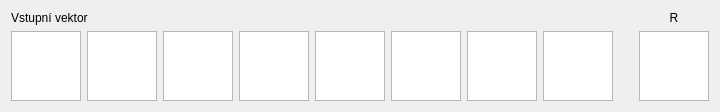
  <widget class="QWidget" name="layoutWidget">
   <property name="geometry">
    <rect>
     <x>110</x>
     <y>100</y>
     <width>471</width>
     <height>98</height>
    </rect>
   </property>
   <layout class="QHBoxLayout" name="horizontalLayout">
    <item>
     <layout class="QVBoxLayout" name="verticalLayout_2">
      <item>
       <widget class="QLabel" name="label">
        <property name="text">
         <string>Vstupní vektor</string>
        </property>
       </widget>
      </item>
      <item>
       <layout class="QHBoxLayout" name="horizontalLayout_26">
        <item>
         <widget class="QTextEdit" name="textEdit_input_1">
          <property name="enabled">
           <bool>true</bool>
          </property>
          <property name="html">
           <string>&lt;!DOCTYPE HTML PUBLIC &quot;-//W3C//DTD HTML 4.0//EN&quot; &quot;http://www.w3.org/TR/REC-html40/strict.dtd&quot;&gt;
&lt;html&gt;&lt;head&gt;&lt;meta name=&quot;qrichtext&quot; content=&quot;1&quot; /&gt;&lt;meta charset=&quot;utf-8&quot; /&gt;&lt;style type=&quot;text/css&quot;&gt;
p, li { white-space: pre-wrap; }
hr { height: 1px; border-width: 0; }
&lt;/style&gt;&lt;/head&gt;&lt;body style=&quot; font-family:'Segoe UI'; font-size:9pt; font-weight:400; font-style:normal;&quot;&gt;
&lt;p align=&quot;center&quot; style=&quot;-qt-paragraph-type:empty; margin-top:0px; margin-bottom:0px; margin-left:0px; margin-right:0px; -qt-block-indent:0; text-indent:0px;&quot;&gt;&lt;br /&gt;&lt;/p&gt;&lt;/body&gt;&lt;/html&gt;</string>
          </property>
         </widget>
        </item>
        <item>
         <widget class="QTextEdit" name="textEdit_input_2">
          <property name="enabled">
           <bool>true</bool>
          </property>
          <property name="html">
           <string>&lt;!DOCTYPE HTML PUBLIC &quot;-//W3C//DTD HTML 4.0//EN&quot; &quot;http://www.w3.org/TR/REC-html40/strict.dtd&quot;&gt;
&lt;html&gt;&lt;head&gt;&lt;meta name=&quot;qrichtext&quot; content=&quot;1&quot; /&gt;&lt;meta charset=&quot;utf-8&quot; /&gt;&lt;style type=&quot;text/css&quot;&gt;
p, li { white-space: pre-wrap; }
hr { height: 1px; border-width: 0; }
&lt;/style&gt;&lt;/head&gt;&lt;body style=&quot; font-family:'Segoe UI'; font-size:9pt; font-weight:400; font-style:normal;&quot;&gt;
&lt;p align=&quot;center&quot; style=&quot;-qt-paragraph-type:empty; margin-top:0px; margin-bottom:0px; margin-left:0px; margin-right:0px; -qt-block-indent:0; text-indent:0px;&quot;&gt;&lt;br /&gt;&lt;/p&gt;&lt;/body&gt;&lt;/html&gt;</string>
          </property>
         </widget>
        </item>
        <item>
         <widget class="QTextEdit" name="textEdit_input_3">
          <property name="enabled">
           <bool>true</bool>
          </property>
          <property name="html">
           <string>&lt;!DOCTYPE HTML PUBLIC &quot;-//W3C//DTD HTML 4.0//EN&quot; &quot;http://www.w3.org/TR/REC-html40/strict.dtd&quot;&gt;
&lt;html&gt;&lt;head&gt;&lt;meta name=&quot;qrichtext&quot; content=&quot;1&quot; /&gt;&lt;meta charset=&quot;utf-8&quot; /&gt;&lt;style type=&quot;text/css&quot;&gt;
p, li { white-space: pre-wrap; }
hr { height: 1px; border-width: 0; }
&lt;/style&gt;&lt;/head&gt;&lt;body style=&quot; font-family:'Segoe UI'; font-size:9pt; font-weight:400; font-style:normal;&quot;&gt;
&lt;p align=&quot;center&quot; style=&quot;-qt-paragraph-type:empty; margin-top:0px; margin-bottom:0px; margin-left:0px; margin-right:0px; -qt-block-indent:0; text-indent:0px;&quot;&gt;&lt;br /&gt;&lt;/p&gt;&lt;/body&gt;&lt;/html&gt;</string>
          </property>
         </widget>
        </item>
        <item>
         <widget class="QTextEdit" name="textEdit_input_4">
          <property name="enabled">
           <bool>true</bool>
          </property>
          <property name="html">
           <string>&lt;!DOCTYPE HTML PUBLIC &quot;-//W3C//DTD HTML 4.0//EN&quot; &quot;http://www.w3.org/TR/REC-html40/strict.dtd&quot;&gt;
&lt;html&gt;&lt;head&gt;&lt;meta name=&quot;qrichtext&quot; content=&quot;1&quot; /&gt;&lt;meta charset=&quot;utf-8&quot; /&gt;&lt;style type=&quot;text/css&quot;&gt;
p, li { white-space: pre-wrap; }
hr { height: 1px; border-width: 0; }
&lt;/style&gt;&lt;/head&gt;&lt;body style=&quot; font-family:'Segoe UI'; font-size:9pt; font-weight:400; font-style:normal;&quot;&gt;
&lt;p align=&quot;center&quot; style=&quot;-qt-paragraph-type:empty; margin-top:0px; margin-bottom:0px; margin-left:0px; margin-right:0px; -qt-block-indent:0; text-indent:0px;&quot;&gt;&lt;br /&gt;&lt;/p&gt;&lt;/body&gt;&lt;/html&gt;</string>
          </property>
         </widget>
        </item>
        <item>
         <widget class="QTextEdit" name="textEdit_input_5">
          <property name="enabled">
           <bool>true</bool>
          </property>
          <property name="html">
           <string>&lt;!DOCTYPE HTML PUBLIC &quot;-//W3C//DTD HTML 4.0//EN&quot; &quot;http://www.w3.org/TR/REC-html40/strict.dtd&quot;&gt;
&lt;html&gt;&lt;head&gt;&lt;meta name=&quot;qrichtext&quot; content=&quot;1&quot; /&gt;&lt;meta charset=&quot;utf-8&quot; /&gt;&lt;style type=&quot;text/css&quot;&gt;
p, li { white-space: pre-wrap; }
hr { height: 1px; border-width: 0; }
&lt;/style&gt;&lt;/head&gt;&lt;body style=&quot; font-family:'Segoe UI'; font-size:9pt; font-weight:400; font-style:normal;&quot;&gt;
&lt;p align=&quot;center&quot; style=&quot;-qt-paragraph-type:empty; margin-top:0px; margin-bottom:0px; margin-left:0px; margin-right:0px; -qt-block-indent:0; text-indent:0px;&quot;&gt;&lt;br /&gt;&lt;/p&gt;&lt;/body&gt;&lt;/html&gt;</string>
          </property>
         </widget>
        </item>
        <item>
         <widget class="QTextEdit" name="textEdit_input_6">
          <property name="enabled">
           <bool>true</bool>
          </property>
          <property name="html">
           <string>&lt;!DOCTYPE HTML PUBLIC &quot;-//W3C//DTD HTML 4.0//EN&quot; &quot;http://www.w3.org/TR/REC-html40/strict.dtd&quot;&gt;
&lt;html&gt;&lt;head&gt;&lt;meta name=&quot;qrichtext&quot; content=&quot;1&quot; /&gt;&lt;meta charset=&quot;utf-8&quot; /&gt;&lt;style type=&quot;text/css&quot;&gt;
p, li { white-space: pre-wrap; }
hr { height: 1px; border-width: 0; }
&lt;/style&gt;&lt;/head&gt;&lt;body style=&quot; font-family:'Segoe UI'; font-size:9pt; font-weight:400; font-style:normal;&quot;&gt;
&lt;p align=&quot;center&quot; style=&quot;-qt-paragraph-type:empty; margin-top:0px; margin-bottom:0px; margin-left:0px; margin-right:0px; -qt-block-indent:0; text-indent:0px;&quot;&gt;&lt;br /&gt;&lt;/p&gt;&lt;/body&gt;&lt;/html&gt;</string>
          </property>
         </widget>
        </item>
        <item>
         <widget class="QTextEdit" name="textEdit_input_7">
          <property name="enabled">
           <bool>true</bool>
          </property>
          <property name="html">
           <string>&lt;!DOCTYPE HTML PUBLIC &quot;-//W3C//DTD HTML 4.0//EN&quot; &quot;http://www.w3.org/TR/REC-html40/strict.dtd&quot;&gt;
&lt;html&gt;&lt;head&gt;&lt;meta name=&quot;qrichtext&quot; content=&quot;1&quot; /&gt;&lt;meta charset=&quot;utf-8&quot; /&gt;&lt;style type=&quot;text/css&quot;&gt;
p, li { white-space: pre-wrap; }
hr { height: 1px; border-width: 0; }
&lt;/style&gt;&lt;/head&gt;&lt;body style=&quot; font-family:'Segoe UI'; font-size:9pt; font-weight:400; font-style:normal;&quot;&gt;
&lt;p align=&quot;center&quot; style=&quot;-qt-paragraph-type:empty; margin-top:0px; margin-bottom:0px; margin-left:0px; margin-right:0px; -qt-block-indent:0; text-indent:0px;&quot;&gt;&lt;br /&gt;&lt;/p&gt;&lt;/body&gt;&lt;/html&gt;</string>
          </property>
         </widget>
        </item>
        <item>
         <widget class="QTextEdit" name="textEdit_input_8">
          <property name="enabled">
           <bool>true</bool>
          </property>
          <property name="html">
           <string>&lt;!DOCTYPE HTML PUBLIC &quot;-//W3C//DTD HTML 4.0//EN&quot; &quot;http://www.w3.org/TR/REC-html40/strict.dtd&quot;&gt;
&lt;html&gt;&lt;head&gt;&lt;meta name=&quot;qrichtext&quot; content=&quot;1&quot; /&gt;&lt;meta charset=&quot;utf-8&quot; /&gt;&lt;style type=&quot;text/css&quot;&gt;
p, li { white-space: pre-wrap; }
hr { height: 1px; border-width: 0; }
&lt;/style&gt;&lt;/head&gt;&lt;body style=&quot; font-family:'Segoe UI'; font-size:9pt; font-weight:400; font-style:normal;&quot;&gt;
&lt;p align=&quot;center&quot; style=&quot;-qt-paragraph-type:empty; margin-top:0px; margin-bottom:0px; margin-left:0px; margin-right:0px; -qt-block-indent:0; text-indent:0px;&quot;&gt;&lt;br /&gt;&lt;/p&gt;&lt;/body&gt;&lt;/html&gt;</string>
          </property>
         </widget>
        </item>
       </layout>
      </item>
     </layout>
    </item>
    <item>
     <spacer name="verticalSpacer_4">
      <property name="orientation">
       <enum>Qt::Vertical</enum>
      </property>
      <property name="sizeHint" stdset="0">
       <size>
        <width>20</width>
        <height>40</height>
       </size>
      </property>
     </spacer>
    </item>
    <item>
     <layout class="QVBoxLayout" name="verticalLayout_3">
      <item>
       <widget class="QLabel" name="label_5">
        <property name="text">
         <string>R</string>
        </property>
        <property name="alignment">
         <set>Qt::AlignCenter</set>
        </property>
       </widget>
      </item>
      <item>
       <widget class="QTextEdit" name="textEdit_polomer">
        <property name="enabled">
         <bool>true</bool>
        </property>
        <property name="html">
         <string>&lt;!DOCTYPE HTML PUBLIC &quot;-//W3C//DTD HTML 4.0//EN&quot; &quot;http://www.w3.org/TR/REC-html40/strict.dtd&quot;&gt;
&lt;html&gt;&lt;head&gt;&lt;meta name=&quot;qrichtext&quot; content=&quot;1&quot; /&gt;&lt;meta charset=&quot;utf-8&quot; /&gt;&lt;style type=&quot;text/css&quot;&gt;
p, li { white-space: pre-wrap; }
hr { height: 1px; border-width: 0; }
&lt;/style&gt;&lt;/head&gt;&lt;body style=&quot; font-family:'Segoe UI'; font-size:9pt; font-weight:400; font-style:normal;&quot;&gt;
&lt;p align=&quot;center&quot; style=&quot;-qt-paragraph-type:empty; margin-top:0px; margin-bottom:0px; margin-left:0px; margin-right:0px; -qt-block-indent:0; text-indent:0px;&quot;&gt;&lt;br /&gt;&lt;/p&gt;&lt;/body&gt;&lt;/html&gt;</string>
        </property>
       </widget>
      </item>
     </layout>
    </item>
   </layout>
  </widget>
